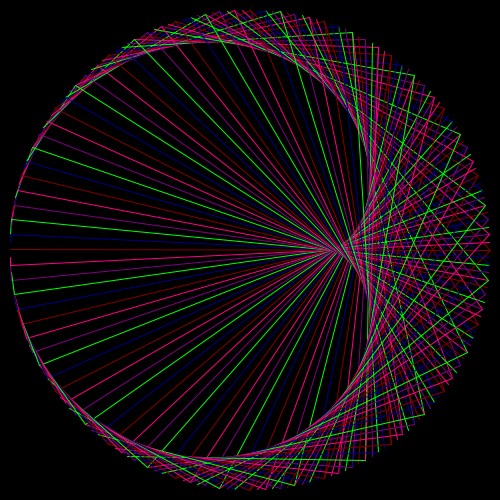
Frame 1 (no input)
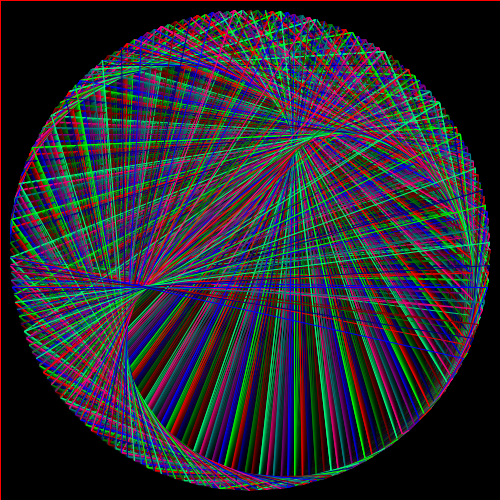
Frame 60 (the mouse pressed at the canvas centre just before this capture)
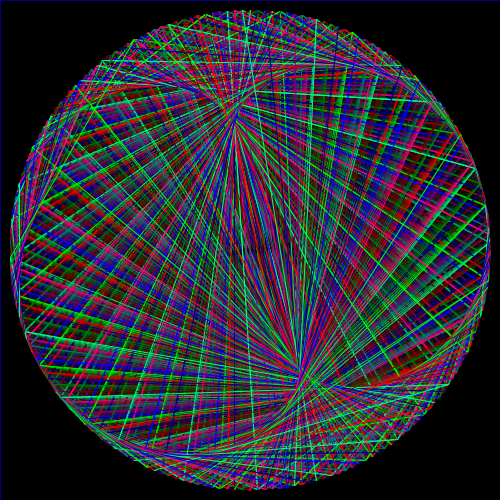
Frame 120 (the mouse held since frame 60 and released just before this capture)

The Processing sketch that drew these frames (run headless with seeded random() and noise(); from frame 60 on, the mouse is pressed at the canvas centre):

// Processing sketch: points_circles
// ── points_circles.pde
MC mc;
int num = 200;
float mult = 2;
void setup() {
  size(500, 500);
  mc = new MC(mult, num);
  background(0);
}


float r, g, b;
float rd = 3, gd = 1.5, bd = 2.7;
void draw() {
  fill(0,15);
  rect(0,0,width,height);
  noFill();

  //if ((r + rd) > 128 || r + rd < 0) {
  //  rd *= -1;
  //}

  //if ((g + gd) > 128 || g + gd < 0) {
  //  rd *= -1;
  //}

  //if ((b + bd) > 128 || b + bd < 0) {
  //  rd *= -1;
  //}


  //r += rd;
  //g += gd;
  //b += bd;


  //stroke(128 + r, 128 + g, 128 + b);
 // ellipse(width / 2, height/ 2, width - 20, height - 20);

  mc.draw();

  //num += 1;
  mult += 0.01;
  mc = new MC(mult, num);
  fill(0);
  //text(mult + "," + num, 10, 10);
}
// ── classes.pde
class Point {
  PVector p;
  float value;
  Point() {
    p = new PVector(0, 0);
  }
}
class MC {
  float multiplier;
  int numPoints;
  float r;
  ArrayList<Point> points = new ArrayList<Point>();

  MC(float multiplier, int numPoints) {

    this.multiplier = multiplier;
    this.numPoints = numPoints;
    fillPoints();
  }

  void fillPoints() {
    points.clear();
    float ai = TWO_PI / numPoints;
    float cx = width / 2;
    float cy = height / 2;
    r = (width / 2) - 10;
    for (int i = 0; i < numPoints; i++) {
      Point p = new Point();

      p.p.x = cx + r * cos(PI + (ai * i));
      p.p.y = cy + r * sin(PI + (ai * i));
      p.value = i;
      points.add(p);
    }
  }

  color getColour(int c) {
    int cc = c % 10;
   
    float r = 0, g = 0, b = 0;

    switch(cc) {
    case 0:
      r = 128;
      break;
    case 1:
      g = 128;
      break;
    case 2:
      b = 128;
      break;
    case 3:
      r = 255;
      break;
    case 4:
      g = 255;
      break;
    case 5:
      b = 255;
      break;
    case 6:
      r = 128;
      b = 128;
      break;
    case 7:
      g = 128;
      b = 128;
      break;
    case 8:
      r = 255;
      b = 128;
      break;
    case 9:
      g = 255;
      b = 128;
      break;
    default:
      r = 128;
      g = 128;
      break;
    }
   



    return color(r,g,b);
  }

  void draw() {
    //for (Point p : points) {
    //  ellipse(p.p.x, p.p.y, 2, 2);

    //}

    for (float i = 0; i < points.size(); i += 1) {
      float result = (multiplier * i) % points.size();
      Point p1 = points.get((int)i);
      Point p2 = points.get((int)result);
      int r = (int) result;
      stroke(getColour(r));
      line(p1.p.x, p1.p.y, p2.p.x, p2.p.y);
    }
  }
}
